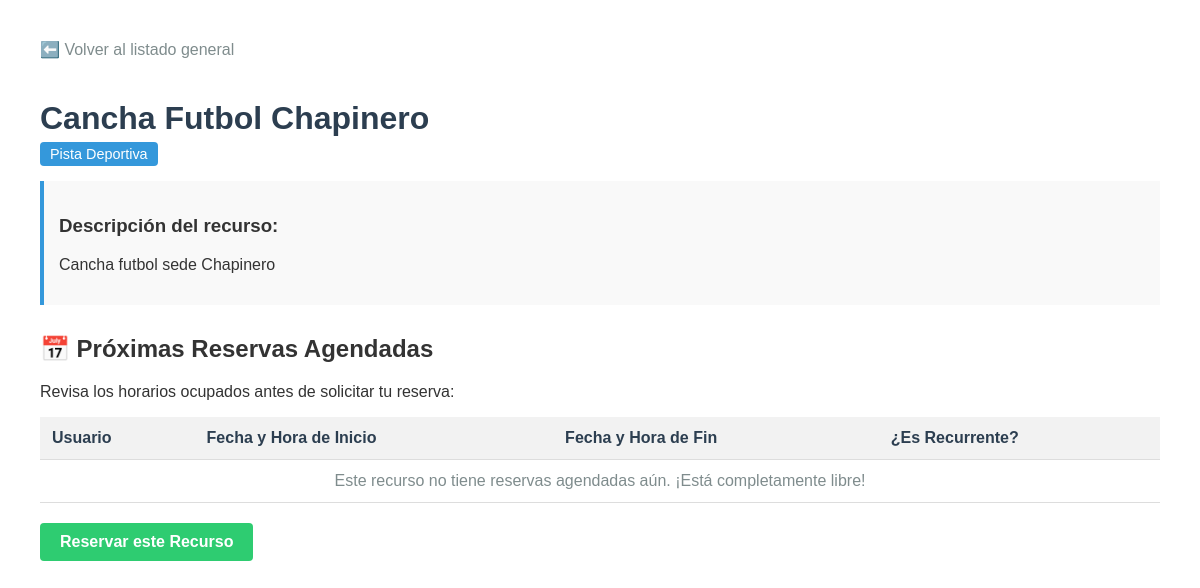
Screenshot of /reservas/recursos/2/ with the database file from the repository.
### reservas/models.py (models this page shows, shortened)
class Resource(models.Model):
    RESOURCE_TYPES = [
        ('SPORT', 'Pista Deportiva'),
        ('ROOM', 'Sala de Reuniones'),
        ('EQUIP', 'Equipamiento'),
    ]
    name = models.CharField(max_length=100, verbose_name="Nombre del recurso")
    resource_type = models.CharField(max_length=10, choices=RESOURCE_TYPES, default='SPORT', verbose_name="Tipo")
    description = models.TextField(blank=True, null=True, verbose_name="Descripción")

### reservas/views.py (the view)
# urls.py: path('reservas/recursos/<int:resource_id>/', detalle_recurso, name='detalle_recurso'),
def detalle_recurso(request, resource_id):
    recurso = get_object_or_404(Resource, pk=resource_id)
    reservas_existentes = recurso.bookings.all().order_by('start_time')
    contexto = {
        'recurso': recurso,
        'reservas_existentes': reservas_existentes
    }
    return render(request, 'reservas/detalle.html', contexto)

### reservas/templates/reservas/detalle.html (shortened to what this page needs)
<!DOCTYPE html>
<html lang="es">
<head>
</head>
<body>
    <a href="{% url 'lista_recursos' %}" class="btn-back">⬅️ Volver al listado general</a>
    <h1>{{ recurso.name }}</h1>
    <span class="badge">{{ recurso.get_resource_type_display }}</span>
    <div class="info-box">
        <h3>Descripción del recurso:</h3>
        <p>{{ recurso.description|default:"Este recurso no cuenta con una descripción detallada en este momento." }}</p>
    </div>
    <h2>📅 Próximas Reservas Agendadas</h2>
    <p>Revisa los horarios ocupados antes de solicitar tu reserva:</p>
    <table>
        <thead>
            <tr>
                <th>Usuario</th>
                <th>Fecha y Hora de Inicio</th>
                <th>Fecha y Hora de Fin</th>
                <th>¿Es Recurrente?</th>
            </tr>
        </thead>
        <tbody>
            {% for reserva in reservas_existentes %}
                <tr>
                    <td>{{ reserva.user.username }}</td>
                    <td>{{ reserva.start_time|date:"d/m/Y H:i" }}</td>
                    <td>{{ reserva.end_time|date:"d/m/Y H:i" }}</td>
                    <td>{% if reserva.is_recurring %}🔄 Sí{% else %}❌ No{% endif %}</td>
                </tr>
            {% empty %}
                <tr>
                    <td colspan="4" style="text-align: center; color: #7f8c8d;">
                        Este recurso no tiene reservas agendadas aún. ¡Está completamente libre!
                    </td>
                </tr>
            {% endfor %}
        </tbody>
    </table>
    <a href="{% url 'crear_reserva' %}" class="btn-reserve">Reservar este Recurso</a>
</body>
</html>

### reservas/templates/reservas/detalle.html (style rules this page uses)
body { font-family: Arial, sans-serif; margin: 40px; color: #333; }
h1 { color: #2c3e50; margin-bottom: 5px; }
.badge { background: #3498db; color: white; padding: 4px 10px; border-radius: 4px; font-size: 0.9em; display: inline-block; margin-bottom: 15px; }
.info-box { background: #f9f9f9; padding: 15px; border-left: 4px solid #3498db; margin-bottom: 30px; }
table { width: 100%; border-collapse: collapse; margin-top: 15px; }
th, td { padding: 12px; text-align: left; border-bottom: 1px solid #ddd; }
th { background-color: #f2f2f2; color: #2c3e50; }
.btn-back { display: inline-block; margin-bottom: 20px; color: #7f8c8d; text-decoration: none; }
.btn-reserve { display: inline-block; margin-top: 20px; padding: 10px 20px; background: #2ecc71; color: white; text-decoration: none; border-radius: 4px; font-weight: bold; }

### rows the page displays
Resource: name "Cancha Futbol Chapinero", resource_type "Pista Deportiva", description "Cancha futbol sede Chapinero"
